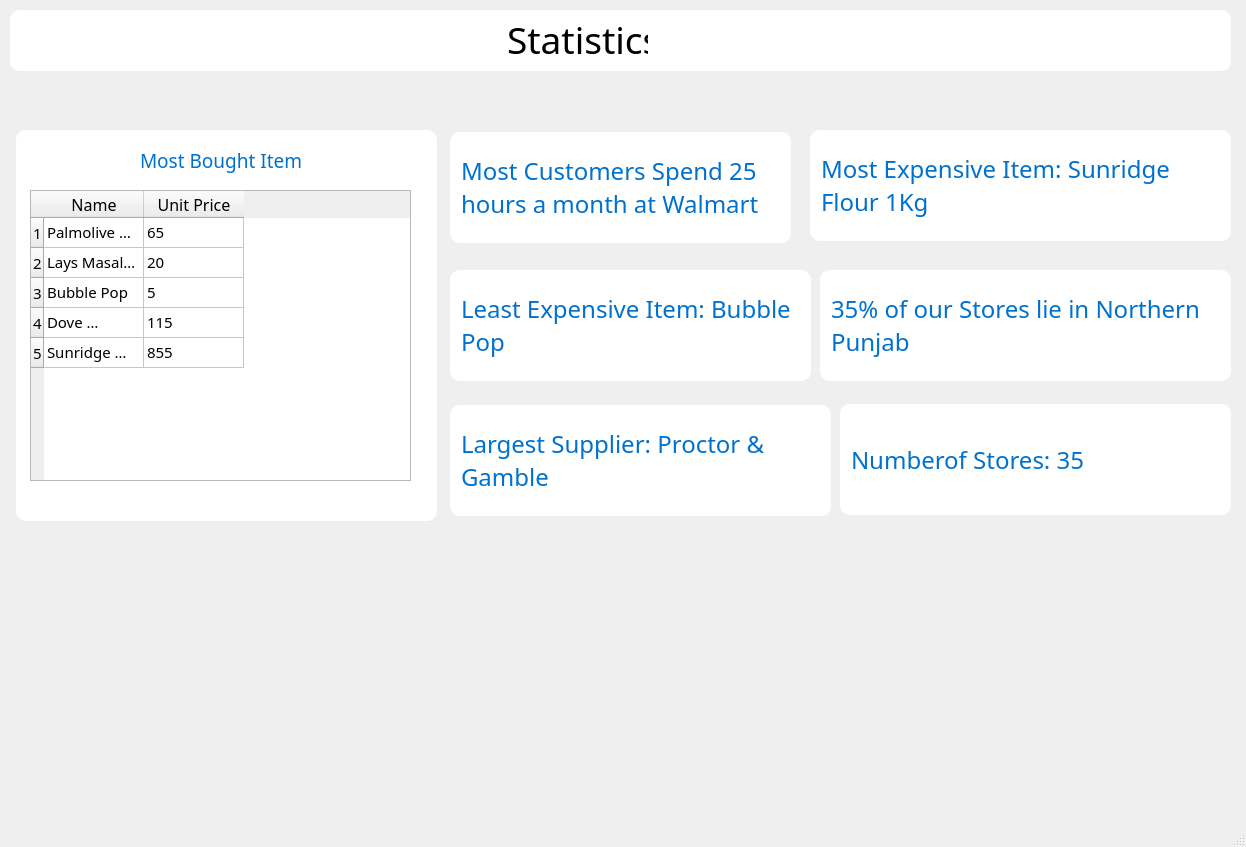
<?xml version="1.0" encoding="UTF-8"?>
<ui version="4.0">
 <class>MainWindow</class>
 <widget class="QMainWindow" name="MainWindow">
  <property name="geometry">
   <rect>
    <x>0</x>
    <y>0</y>
    <width>1246</width>
    <height>847</height>
   </rect>
  </property>
  <property name="windowTitle">
   <string>MainWindow</string>
  </property>
  <widget class="QWidget" name="centralwidget">
   <widget class="QLabel" name="label">
    <property name="geometry">
     <rect>
      <x>507</x>
      <y>4</y>
      <width>141</width>
      <height>71</height>
     </rect>
    </property>
    <property name="font">
     <font>
      <family>Berlin Sans FB</family>
      <pointsize>28</pointsize>
     </font>
    </property>
    <property name="text">
     <string>Statistics</string>
    </property>
   </widget>
   <widget class="QLabel" name="label_2">
    <property name="geometry">
     <rect>
      <x>10</x>
      <y>-19</y>
      <width>181</width>
      <height>121</height>
     </rect>
    </property>
    <property name="styleSheet">
     <string notr="true">background-image: url(:/Images/Screens/Images/walmartLogo.png);</string>
    </property>
    <property name="text">
     <string/>
    </property>
    <property name="pixmap">
     <pixmap resource="../resources.qrc">:/Images/Screens/Images/walmartLogo.png</pixmap>
    </property>
    <property name="scaledContents">
     <bool>true</bool>
    </property>
   </widget>
   <widget class="QLabel" name="label_3">
    <property name="geometry">
     <rect>
      <x>10</x>
      <y>10</y>
      <width>1221</width>
      <height>61</height>
     </rect>
    </property>
    <property name="styleSheet">
     <string notr="true">background-color: white;
border-radius: 10px;
</string>
    </property>
    <property name="text">
     <string/>
    </property>
   </widget>
   <widget class="QLabel" name="label_4">
    <property name="geometry">
     <rect>
      <x>140</x>
      <y>130</y>
      <width>161</width>
      <height>61</height>
     </rect>
    </property>
    <property name="font">
     <font>
      <family>Berlin Sans FB</family>
      <pointsize>14</pointsize>
     </font>
    </property>
    <property name="styleSheet">
     <string notr="true">color: rgb(0,113,206);</string>
    </property>
    <property name="text">
     <string>Most Bought Items</string>
    </property>
   </widget>
   <widget class="QTableWidget" name="tableWidget">
    <property name="geometry">
     <rect>
      <x>30</x>
      <y>190</y>
      <width>381</width>
      <height>291</height>
     </rect>
    </property>
    <property name="font">
     <font>
      <family>Berlin Sans FB</family>
      <pointsize>11</pointsize>
     </font>
    </property>
    <row>
     <property name="text">
      <string>1</string>
     </property>
    </row>
    <row>
     <property name="text">
      <string>2</string>
     </property>
    </row>
    <row>
     <property name="text">
      <string>3</string>
     </property>
    </row>
    <row>
     <property name="text">
      <string>4</string>
     </property>
    </row>
    <row>
     <property name="text">
      <string>5</string>
     </property>
    </row>
    <column>
     <property name="text">
      <string>Name</string>
     </property>
     <property name="font">
      <font>
       <family>Berlin Sans FB</family>
       <pointsize>12</pointsize>
      </font>
     </property>
    </column>
    <column>
     <property name="text">
      <string>Unit Price</string>
     </property>
     <property name="font">
      <font>
       <family>Berlin Sans FB</family>
       <pointsize>12</pointsize>
      </font>
     </property>
    </column>
    <item row="0" column="0">
     <property name="text">
      <string>Palmolive Soap</string>
     </property>
    </item>
    <item row="0" column="1">
     <property name="text">
      <string>65</string>
     </property>
    </item>
    <item row="1" column="0">
     <property name="text">
      <string>Lays Masala Chips</string>
     </property>
    </item>
    <item row="1" column="1">
     <property name="text">
      <string>20</string>
     </property>
    </item>
    <item row="2" column="0">
     <property name="text">
      <string>Bubble Pop</string>
     </property>
    </item>
    <item row="2" column="1">
     <property name="text">
      <string>5</string>
     </property>
    </item>
    <item row="3" column="0">
     <property name="text">
      <string>Dove Shampoo</string>
     </property>
    </item>
    <item row="3" column="1">
     <property name="text">
      <string>115</string>
     </property>
    </item>
    <item row="4" column="0">
     <property name="text">
      <string>Sunridge Flour 1Kg</string>
     </property>
    </item>
    <item row="4" column="1">
     <property name="text">
      <string>855</string>
     </property>
    </item>
   </widget>
   <widget class="QLabel" name="label_5">
    <property name="geometry">
     <rect>
      <x>16</x>
      <y>130</y>
      <width>421</width>
      <height>391</height>
     </rect>
    </property>
    <property name="styleSheet">
     <string notr="true">background-color: white;
border-radius: 10px;</string>
    </property>
    <property name="text">
     <string/>
    </property>
   </widget>
   <widget class="QLabel" name="label_6">
    <property name="geometry">
     <rect>
      <x>450</x>
      <y>132</y>
      <width>341</width>
      <height>111</height>
     </rect>
    </property>
    <property name="font">
     <font>
      <family>Berlin Sans FB</family>
      <pointsize>18</pointsize>
     </font>
    </property>
    <property name="styleSheet">
     <string notr="true">background-color: white;
border-radius: 10px;
color: rgb(0,113,206);
padding-left: 5px;</string>
    </property>
    <property name="text">
     <string>Most Customers Spend 25 hours a month at Walmart</string>
    </property>
    <property name="scaledContents">
     <bool>false</bool>
    </property>
    <property name="wordWrap">
     <bool>true</bool>
    </property>
   </widget>
   <widget class="QLabel" name="label_7">
    <property name="geometry">
     <rect>
      <x>810</x>
      <y>130</y>
      <width>421</width>
      <height>111</height>
     </rect>
    </property>
    <property name="font">
     <font>
      <family>Berlin Sans FB</family>
      <pointsize>18</pointsize>
     </font>
    </property>
    <property name="styleSheet">
     <string notr="true">background-color: white;
border-radius: 10px;
color: rgb(0,113,206);
padding-left: 5px;</string>
    </property>
    <property name="text">
     <string>Most Expensive Item: Sunridge Flour 1Kg</string>
    </property>
    <property name="scaledContents">
     <bool>false</bool>
    </property>
    <property name="wordWrap">
     <bool>true</bool>
    </property>
   </widget>
   <widget class="QLabel" name="label_8">
    <property name="geometry">
     <rect>
      <x>450</x>
      <y>270</y>
      <width>361</width>
      <height>111</height>
     </rect>
    </property>
    <property name="font">
     <font>
      <family>Berlin Sans FB</family>
      <pointsize>18</pointsize>
     </font>
    </property>
    <property name="styleSheet">
     <string notr="true">background-color: white;
border-radius: 10px;
color: rgb(0,113,206);
padding-left: 5px;</string>
    </property>
    <property name="text">
     <string>Least Expensive Item: Bubble Pop</string>
    </property>
    <property name="scaledContents">
     <bool>false</bool>
    </property>
    <property name="wordWrap">
     <bool>true</bool>
    </property>
   </widget>
   <widget class="QLabel" name="label_9">
    <property name="geometry">
     <rect>
      <x>840</x>
      <y>404</y>
      <width>391</width>
      <height>111</height>
     </rect>
    </property>
    <property name="font">
     <font>
      <family>Berlin Sans FB</family>
      <pointsize>18</pointsize>
     </font>
    </property>
    <property name="styleSheet">
     <string notr="true">background-color: white;
border-radius: 10px;
color: rgb(0,113,206);
padding-left: 5px;</string>
    </property>
    <property name="text">
     <string>Numberof Stores: 35</string>
    </property>
    <property name="scaledContents">
     <bool>false</bool>
    </property>
    <property name="wordWrap">
     <bool>true</bool>
    </property>
   </widget>
   <widget class="QLabel" name="label_10">
    <property name="geometry">
     <rect>
      <x>450</x>
      <y>405</y>
      <width>381</width>
      <height>111</height>
     </rect>
    </property>
    <property name="font">
     <font>
      <family>Berlin Sans FB</family>
      <pointsize>18</pointsize>
     </font>
    </property>
    <property name="styleSheet">
     <string notr="true">background-color: white;
border-radius: 10px;
color: rgb(0,113,206);
padding-left: 5px;</string>
    </property>
    <property name="text">
     <string>Largest Supplier: Proctor &amp; Gamble</string>
    </property>
    <property name="scaledContents">
     <bool>false</bool>
    </property>
    <property name="wordWrap">
     <bool>true</bool>
    </property>
   </widget>
   <widget class="QLabel" name="label_11">
    <property name="geometry">
     <rect>
      <x>820</x>
      <y>270</y>
      <width>411</width>
      <height>111</height>
     </rect>
    </property>
    <property name="font">
     <font>
      <family>Berlin Sans FB</family>
      <pointsize>18</pointsize>
     </font>
    </property>
    <property name="styleSheet">
     <string notr="true">background-color: white;
border-radius: 10px;
color: rgb(0,113,206);
padding-left: 5px;</string>
    </property>
    <property name="text">
     <string>35% of our Stores lie in Northern Punjab</string>
    </property>
    <property name="scaledContents">
     <bool>false</bool>
    </property>
    <property name="wordWrap">
     <bool>true</bool>
    </property>
   </widget>
   <zorder>label_5</zorder>
   <zorder>label_3</zorder>
   <zorder>label</zorder>
   <zorder>label_2</zorder>
   <zorder>label_4</zorder>
   <zorder>tableWidget</zorder>
   <zorder>label_6</zorder>
   <zorder>label_7</zorder>
   <zorder>label_8</zorder>
   <zorder>label_9</zorder>
   <zorder>label_10</zorder>
   <zorder>label_11</zorder>
  </widget>
  <widget class="QMenuBar" name="menubar">
   <property name="geometry">
    <rect>
     <x>0</x>
     <y>0</y>
     <width>1246</width>
     <height>21</height>
    </rect>
   </property>
  </widget>
  <widget class="QStatusBar" name="statusbar"/>
 </widget>
 <resources>
  <include location="../resources.qrc"/>
 </resources>
 <connections/>
</ui>
